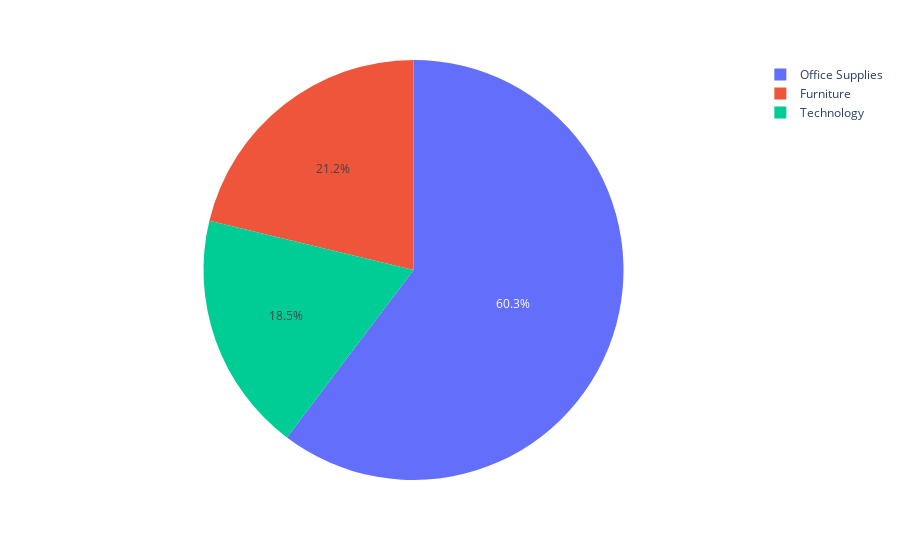

This figure's notebook cell:
### Code cell
px.pie(filtered, names='Category')

### Figure 1 — Plotly figure (JSON) as saved in the notebook; plotly's stock layout.template omitted (floating-point values rounded to 4 significant figures; data arrays with more than 128 entries replaced by an {"elided": "..."} marker saying what was removed)
{"data": [{"domain": {"x": [0, 1], "y": [0, 1]}, "hovertemplate": "Category=%{label}<extra></extra>", "labels": {"elided": "9994 str values"}, "legendgroup": "", "name": "", "showlegend": true, "type": "pie"}], "layout": {"legend": {"tracegroupgap": 0}, "margin": {"t": 60}}}
